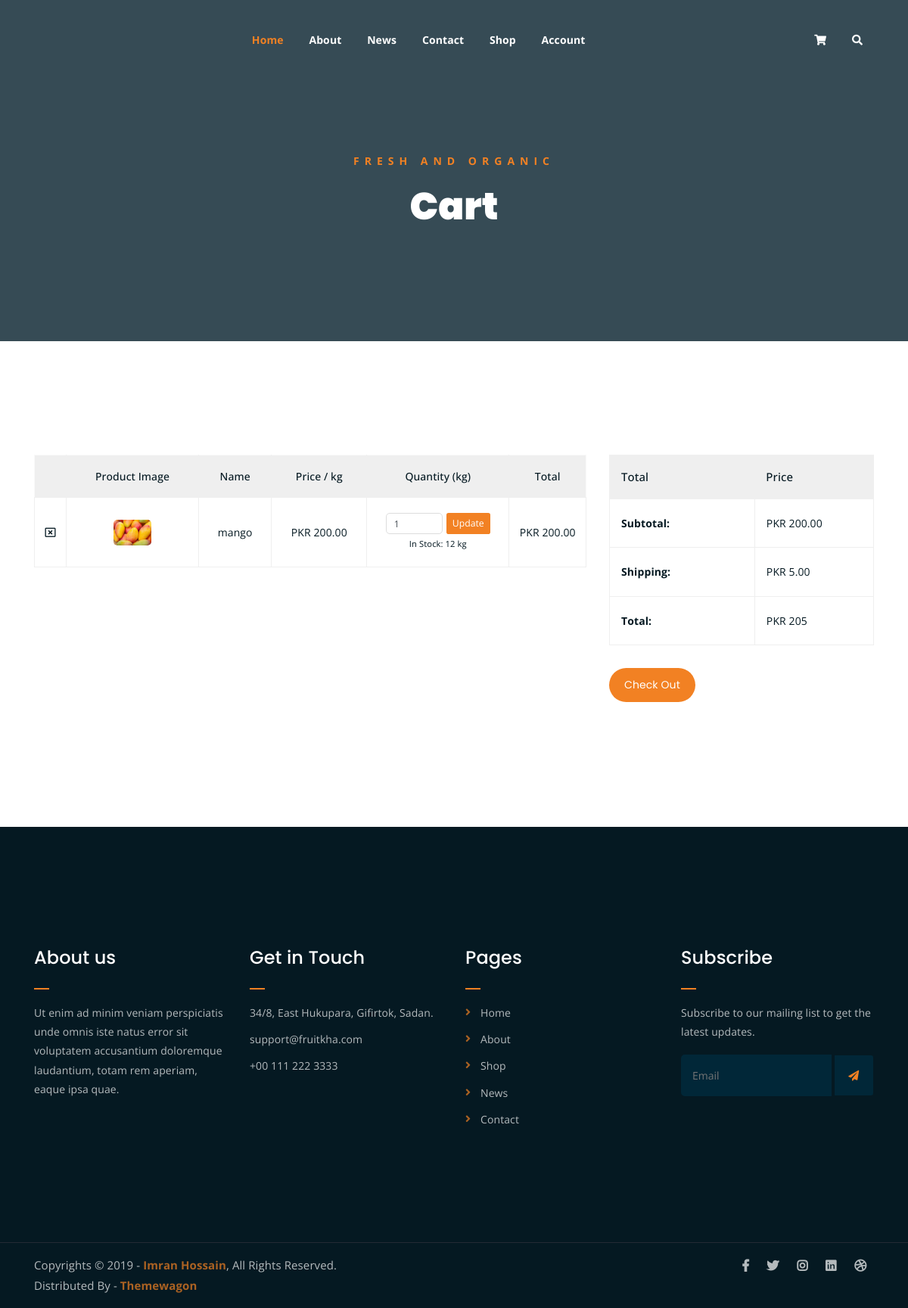
The page /cart/ (signed in) on the database its author committed.
### shop/models.py (models this page shows, shortened)
class OrderItem(models.Model):
    order = models.ForeignKey(Order, on_delete=models.CASCADE, related_name='items')
    product = models.ForeignKey(Product, on_delete=models.CASCADE)
    quantity = models.PositiveIntegerField(default=1)
    price = models.DecimalField(max_digits=10, decimal_places=2)
    @property
    def get_total(self):
        if self.price is None or self.quantity is None:
            return 0
        return self.price * self.quantity

class Product(models.Model):
    QUALITY_PRICE_MULTIPLIERS = {
        'A': Decimal('1.00'),
        'B': Decimal('0.85'),
        'C': Decimal('0.65'),
    }
    farmer = models.ForeignKey(settings.AUTH_USER_MODEL, on_delete=models.CASCADE, related_name='products', null=True, blank=True)
    name = models.CharField(max_length=100)
    category = models.ForeignKey(Category, on_delete=models.SET_NULL, null=True, related_name='products')
    market_location = models.CharField(max_length=120, blank=True, default='')
    price = models.DecimalField(max_digits=10, decimal_places=2)
    description = models.TextField()
    stock = models.IntegerField()
    image = models.ImageField(upload_to='products/', blank=True, null=True)
    quality_grade = models.CharField(max_length=1, choices=[('A', 'Grade A'), ('B', 'Grade B'), ('C', 'Grade C')], null=True, blank=True)
    quality_confidence = models.DecimalField(max_digits=5, decimal_places=2, null=True, blank=True)
    price_source = models.ForeignKey(MarketPrice, on_delete=models.SET_NULL, null=True, blank=True, related_name='priced_products')
    priced_at = models.DateTimeField(null=True, blank=True)
    created_at = models.DateTimeField(auto_now_add=True)
    @property
    def commodity_type(self):
        return (self.category.name if self.category else '').strip()
    def _price_queryset(self, on_date):
        commodity = self.commodity_type
        location = (self.market_location or '').strip()
        if not commodity or not location:
            return MarketPrice.objects.none()
        return MarketPrice.objects.filter(
            price_date=on_date,
            commodity_type__iexact=commodity,
            market_location__iexact=location,
        )
    def get_market_price(self, on_date=None):
        on_date = on_date or timezone.localdate()
        today_match = self._price_queryset(on_date).order_by('-scraped_at').first()
        if today_match:
            return today_match
        return MarketPrice.objects.filter(
            commodity_type__iexact=self.commodity_type,
            market_location__iexact=(self.market_location or '').strip(),
            price_date__lt=on_date,
        ).order_by('-price_date', '-scraped_at').first()
    def should_refresh_price(self, *, refresh_interval=timedelta(hours=2)):
        now = timezone.now()
        today_latest = self._price_queryset(timezone.localdate()).order_by('-scraped_at').first()
        if today_latest and (self.price_source_id != today_latest.id):
            return True
        if self.priced_at is None:
            return bool(self.get_market_price())
        if now - self.priced_at >= refresh_interval:
            return bool(self.get_market_price())
        return False
    def refresh_market_price_if_due(self, *, refresh_interval=timedelta(hours=2)):
        if not self.should_refresh_price(refresh_interval=refresh_interval):
            return False

class Order(models.Model):
    customer = models.ForeignKey(settings.AUTH_USER_MODEL, on_delete=models.CASCADE, related_name='orders')
    created_at = models.DateTimeField(auto_now_add=True)
    updated_at = models.DateTimeField(auto_now=True)
    is_paid = models.BooleanField(default=False)
    total_price = models.DecimalField(max_digits=10, decimal_places=2, default=0.00)
    full_name = models.CharField(max_length=100, blank=True, null=True)
    shipping_address = models.TextField(blank=True, null=True)
    phone = models.CharField(max_length=20, blank=True, null=True)
    STATUS_CHOICES = (
        ('Pending', 'Pending'),
        ('Confirmed', 'Confirmed'),
        ('Shipped', 'Shipped'),
        ('Delivered', 'Delivered'),
        ('Rejected', 'Rejected'),
    )
    status = models.CharField(max_length=20, choices=STATUS_CHOICES, default='Pending')
    @property
    def get_cart_total(self):
        orderitems = self.items.all()
        total = sum([item.get_total for item in orderitems])
        return total

### shop/views.py (the view, shortened to what this page needs)
# urls.py: path('cart/', views.cart, name='cart'),
def cart(request):
    if request.user.is_authenticated:
        order = Order.objects.filter(customer=request.user, is_paid=False).first()
        if order:
            _refresh_listed_product_prices([item.product for item in order.items.select_related('product')])
    return render(request, 'cart.html', {'order': order})

### shop/views.py (called while the page is built)
def _refresh_listed_product_prices(products):
    for product in products:
        product.refresh_market_price_if_due()

### templates/cart.html (shortened to what this page needs)
{% extends 'base.html' %}
{% load static %}
{% block content %}
<div class="breadcrumb-section breadcrumb-bg">
    <div class="container">
        <div class="row">
            <div class="col-lg-8 offset-lg-2 text-center">
                <div class="breadcrumb-text">
                    <p>Fresh and Organic</p>
                    <h1>Cart</h1>
                </div>
            </div>
        </div>
    </div>
</div>
<div class="cart-section mt-150 mb-150">
    <div class="container">
        <div class="row">
            <div class="col-lg-8 col-md-12">
                <div class="cart-table-wrap">
                    <table class="cart-table">
                        <thead class="cart-table-head">
                            <tr class="table-head-row">
                                <th class="product-remove"></th>
                                <th class="product-image">Product Image</th>
                                <th class="product-name">Name</th>
                                <th class="product-price">Price / kg</th>
                                <th class="product-quantity">Quantity (kg)</th>
                                <th class="product-total">Total</th>
                            </tr>
                        </thead>
                        <tbody>
                            {% if order and order.items.all %}
                                {% for item in order.items.all %}
                                <tr class="table-body-row">
                                    <td class="product-remove"><a href="{% url 'remove_from_cart' item.id %}"><i class="far fa-window-close"></i></a></td>
                                    <td class="product-image">
                                        {% if item.product.image %}
                                            <img src="{{ item.product.image.url }}" alt="">
                                        {% else %}
                                            <img src="{% static 'assets/img/products/product-img-1.jpg' %}" alt="">
                                        {% endif %}
                                    </td>
                                    <td class="product-name">{{ item.product.name }}</td>
                                    <td class="product-price">PKR {{ item.price }}</td>
                                    <td class="product-quantity">
                                        <form action="{% url 'update_cart' item.id %}" method="POST" class="form-inline justify-content-center">
                                            <input type="number" name="quantity" value="{{ item.quantity }}" min="1" max="{{ item.product.stock }}" class="form-control form-control-sm" style="width: 75px;">
                                            <button type="submit" class="btn btn-sm" style="background: #F28123; color: #fff; margin-left: 5px;">Update</button>
                                        </form>
                                        <small class="d-block mt-1">In Stock: {{ item.product.stock }} kg</small>
                                    </td>
                                    <td class="product-total">PKR {{ item.get_total }}</td>
                                </tr>
                                {% endfor %}
                            {% else %}
                                <tr>
                                    <td colspan="6" class="text-center">Your cart is empty. <a href="{% url 'shop' %}">Go to Shop</a></td>
                                </tr>
                            {% endif %}
                        </tbody>
                    </table>
                </div>
            </div>
            <div class="col-lg-4">
                <div class="total-section">
                    <table class="total-table">
                        <thead class="total-table-head">
                            <tr class="table-total-row">
                                <th>Total</th>
                                <th>Price</th>
                            </tr>
                        </thead>
                        <tbody>
                            <tr class="total-data">
                                <td><strong>Subtotal: </strong></td>
                                <td>PKR {{ order.get_cart_total|default:"0.00" }}</td>
                            </tr>
                            <tr class="total-data">
                                <td><strong>Shipping: </strong></td>
                                <td>PKR 5.00</td>
                            </tr>
                            <tr class="total-data">
                                <td><strong>Total: </strong></td>
                                <td>PKR {{ order.get_cart_total|add:5|default:"5.00" }}</td>
                            </tr>
                        </tbody>
                    </table>
                    <div class="cart-buttons">
                        <a href="{% url 'checkout' %}" class="boxed-btn black">Check Out</a>
                    </div>
                </div>
            </div>
        </div>
    </div>
</div>
{% endblock %}

### statics/assets/css/main.css (style rules this page uses)
html { font-size: 14px; font-weight: 400; line-height: 28px; height: 100%; }
body { font-family: "Open Sans", sans-serif; font-weight: 400; font-size: 1rem; letter-spacing: 0.1px; line-height: 1.8; color: #051922; overflow-x: hidden; }
body img { max-width: 100%; }
a { cursor: pointer; text-decoration: none; -webkit-transition: all 0.2s ease-in-out; -o-transition: all 0.2s ease-in-out; transition: all 0.2s ease-in-out; }
h1, .h1, h2, .h2, h3, .h3, h4, .h4, h5, .h5, h6, .h6 { font-family: "Poppins", sans-serif; font-weight: 700; margin: 0 0 1.25rem 0; color: #051922; }
h1:last-child, .h1:last-child, h2:last-child, .h2:last-child, h3:last-child, .h3:last-child, h4:last-child, .h4:last-child, h5:last-child, .h5:last-child, h6:last-child, .h6:last-child { margin: 0; }
h1, .h1 { font-size: 4rem; font-weight: 700; line-height: 4rem; }
p { font-family: "Open Sans", sans-serif; font-weight: 400; font-size: 1rem; letter-spacing: 0.1px; line-height: 1.8; color: #051922; margin: 0 0 1.25rem 0; }
.mt-150 { margin-top: 150px; }
.mb-150 { margin-bottom: 150px; }
a.boxed-btn { font-family: 'Poppins', sans-serif; display: inline-block; background-color: #F28123; color: #fff; padding: 10px 20px; }
a.boxed-btn, a.bordered-btn, a.cart-btn { border-radius: 50px; }
.breadcrumb-bg { background-image: url(../img/breadcrumb-bg.jpg); }
.breadcrumb-text p { color: #F28123; font-weight: 700; text-transform: uppercase; letter-spacing: 7px; }
.breadcrumb-text h1 { font-size: 50px; font-weight: 900; color: #fff; margin: 0; margin-top: 20px; }
.breadcrumb-section { padding: 150px 0; background-size: cover; background-position: center center; position: relative; z-index: 1; background-attachment: fixed; padding-top: 200px; }
.breadcrumb-section:after { position: absolute; left: 0; top: 0; width: 100%; height: 100%; content: ""; background-color: #07212e; z-index: -1; opacity: 0.8; }
a.boxed-btn { -webkit-transition: 0.3s; -o-transition: 0.3s; transition: 0.3s; }
button, .btn, a.boxed-btn, a.bordered-btn, a.cart-btn, a.read-more-btn, input[type="submit"], input[type="button"] { -webkit-transition: background-color 0.3s ease, color 0.3s ease, border-color 0.3s ease, -webkit-transform 0.3s ease, -webkit-box-shadow 0.3s ease; transition: background-color 0.3s ease, color 0.3s ease, border-color 0.3s ease, transform 0.3s ease, box-shadow 0.3s ease; }
.product-image img { -webkit-transition: 0.3s; -o-transition: 0.3s; transition: 0.3s; }
html, body { height: 100%; }
.product-image { padding: 30px; padding-bottom: 0; position: relative; }
.product-image img { width: 90%; border-radius: 5px; margin-bottom: 20px; }
input[type="number"] { border: 1px solid #ddd; border-radius: 5px; padding: 10px; width: 100px; margin-bottom: 15px; }
table.cart-table { border: 1px solid #f9f9f9; width: 100%; }
thead { border-bottom: 1px solid #eee; }
tr.table-head-row th { border-right: 1px solid #efefef; padding: 15px; font-weight: 500; text-align: center; }
tr.table-head-row th:last-child { border-right: none; }
.cart-table-wrap tbody tr td { text-align: center; }
td.product-image img { max-width: 50px; -webkit-box-shadow: none; box-shadow: none; margin-bottom: 0; }
.cart-table-wrap tbody tr td { border: 1px solid #efefef; padding: 20px 0; color: #051922; }
thead.cart-table-head tr { background-color: #efefef; }
td.product-quantity input { margin-bottom: 0; }
td.product-remove a { color: #051922; }
.total-section table.total-table { border: 1px solid #efefef; width: 100%; }
tr.table-total-row { background-color: #efefef; }
tr.table-total-row th { font-weight: 500; font-size: 15px; padding: 15px; }
table.total-table tbody tr.total-data td { border: 1px solid #efefef; padding: 19px 15px; }
tr.total-data td strong { margin-right: 32px; }
.cart-buttons { margin-top: 30px; }
.cart-buttons a:first-child { margin-right: 20px; }

### statics/assets/css/responsive.css (style rules this page uses)
@media only screen and (min-width: 992px) and (max-width: 1200px) { .cart-buttons a:first-child { margin-right: 0; margin-bottom: 15px; } }

### rows shown on the page
OrderItem: product.image (picture), product.name "mango", price "200.00", quantity "1", product.stock "12", get_total "200.00"
Order: get_cart_total "200.00", get_cart_total|add "205"
